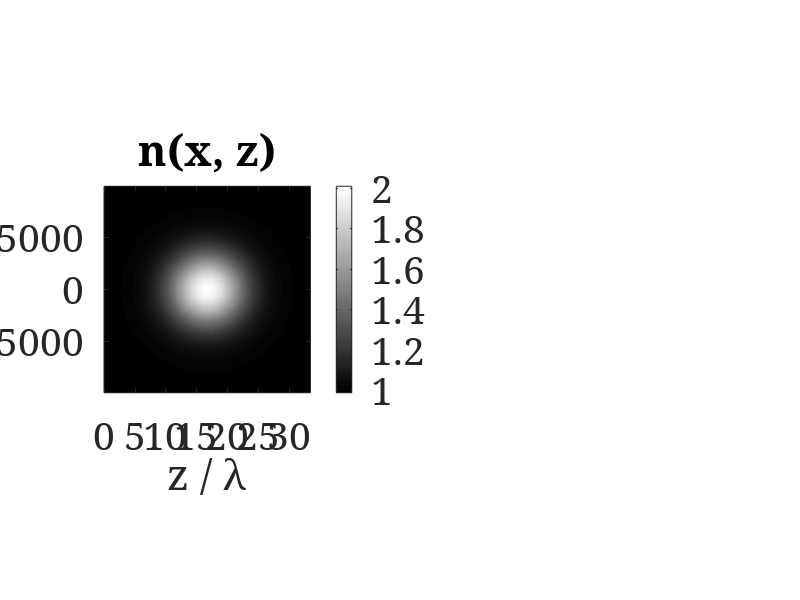

Source code (MATLAB): (Note: this script raises an error after producing the figure.)
%% preconfiguration
set(0, 'DefaultAxesFontSize', 28);
set(0, 'DefaultFigureColor', 'w');
set(0,'defaultAxesFontName', 'serif')
set(0, 'DefaultLineLineWidth', 3);
clc

% 2D solver of eikonal equation
wavelength = 500e-9;
Nx = 2000;
Nz = 2000;
chi = zeros(Nx, Nz);
hx = 1e1*wavelength;
oversampling = 600;
hz = hx / oversampling;
Lx = Nx*hx;
Lz = Nz*hz;

% get grid
x = (-Nx/2:Nx/2-1)*hx;
z = (0:Nz-1)*hz;

% boundary condition
% case 1: plane wave
chi(:,1) = ones;

% case 2: grin lens
n = 1 + 1*exp( -( (x.^2/(5e6*hx).^2)' + ...
    ((z-Nz*hz/2)/(25e6*hz)^2).^2)/(2*(10*hx).^2));

figure(1), clf
subplot(1,2,1)
imagesc(z/wavelength, x/wavelength, n, [0.99 2.01])
yticks( [-5000 0 5000] )
axis square
xlabel('z / \lambda')
ylabel('x / \lambda')
colormap gray
colorbar
title('n(x, z)')

%% eikonal solver

for jj = 2:Nz
    max( getGradient(chi(:,jj-1), hx).^2 )
    chi(:,jj) = chi(:,jj-1) + ...
        hz * sqrt( n(:,jj).^2 - abs(getGradient(chi(:,jj-1), hx)).^2 );
end

%% visualization

figure(1)
subplot(1,2,2)
imagesc( z, x, mod( k*(chi - chi(:,1)), 2*pi ) )
axis square off
h = colorbar;
h.Ticks = [0 2*pi-1e-1];
h.TickLabels = {'0', '2\pi'};
h2 = gca;
h2.Colormap = hsv;
title('mod( k \cdot \chi, 2\pi)')
hold on
h3 = rectangle('Position',[Lz/4 -Lx/4 Lz/2 Lx/2],'Curvature',[1,1],'EdgeColor','w','LineWidth',4);
hold off

%% sanity check: from the estimated wavefront, we can retrieve the refractive index
% (by means of the eikonal equation)

n_est = sqrt(( ( chi(2:end,1:end-1)-chi(1:end-1,1:end-1) )/hx).^2 + ...
             ( ( chi(1:end-1,2:end)-chi(1:end-1,1:end-1) )/hz).^2);

figure(4)
subplot(3,1,1)
imagesc(n_est)
axis image off
colorbar
colormap jet
title('forward model')

subplot(3,1,2)
imagesc(n)
axis image off
colorbar
colormap jet
title('ground truth')

subplot(3,1,3)
imagesc( abs(n_est - n(1:end-1,1:end-1)) ./ n(1:end-1,1:end-1) * 100, [0 1] )
axis image off
colorbar
colormap jet
title('rel. error [%]')

%% compare to projection approximation

k = 2*pi/wavelength;
chi_proj = cumsum(n, 2)*hz;
chi_proj = chi_proj(:,end) - chi_proj(:,1);
chi_eik = (chi(:,end)-chi(:,1));

figure(5), clf
plot(x, k*chi_eik,'k')
hold on
plot(x, k*chi_proj,'g--')
grid on
axis square
title('rel. phase shift')

%% compute residuum

residuum = norm(n_est - n(1:end-1,1:end-1), 'fro') / norm(n(1:end-1,1:end-1), 'fro')

function dq = getGradient(q, hx)

dq = 0*q;
dq(2:end) = (q(2:end) - q(1:end-1))/hx;
dq(1) = dq(2);

end
